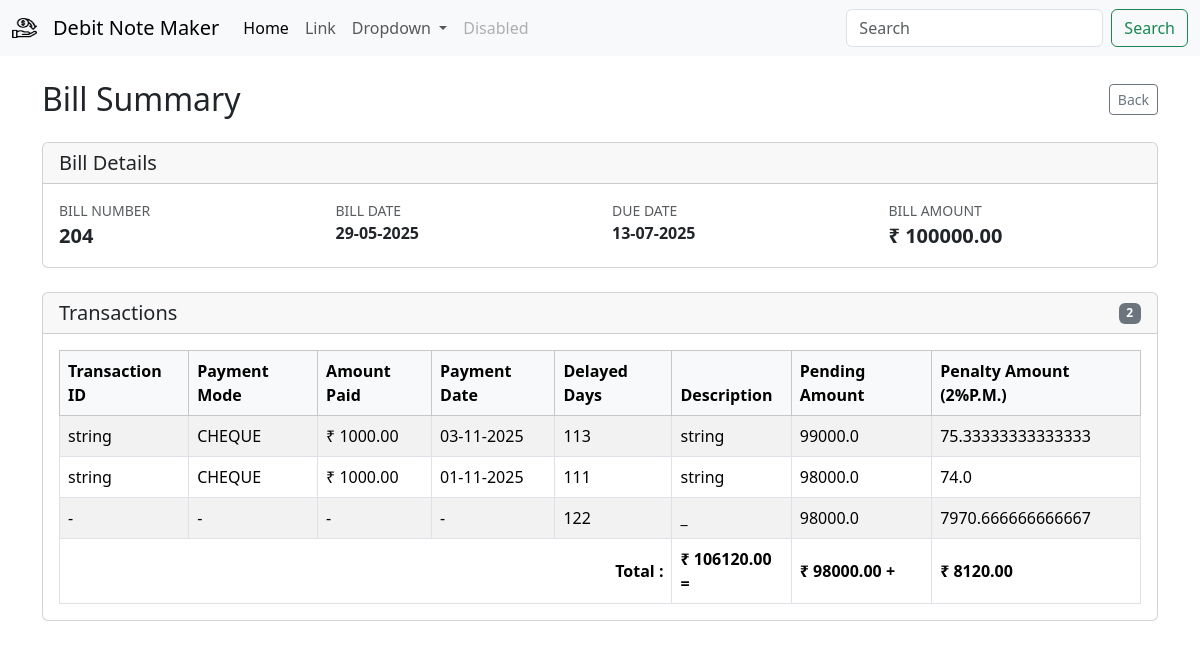
Page /party/bill/204 on the earlier database version.
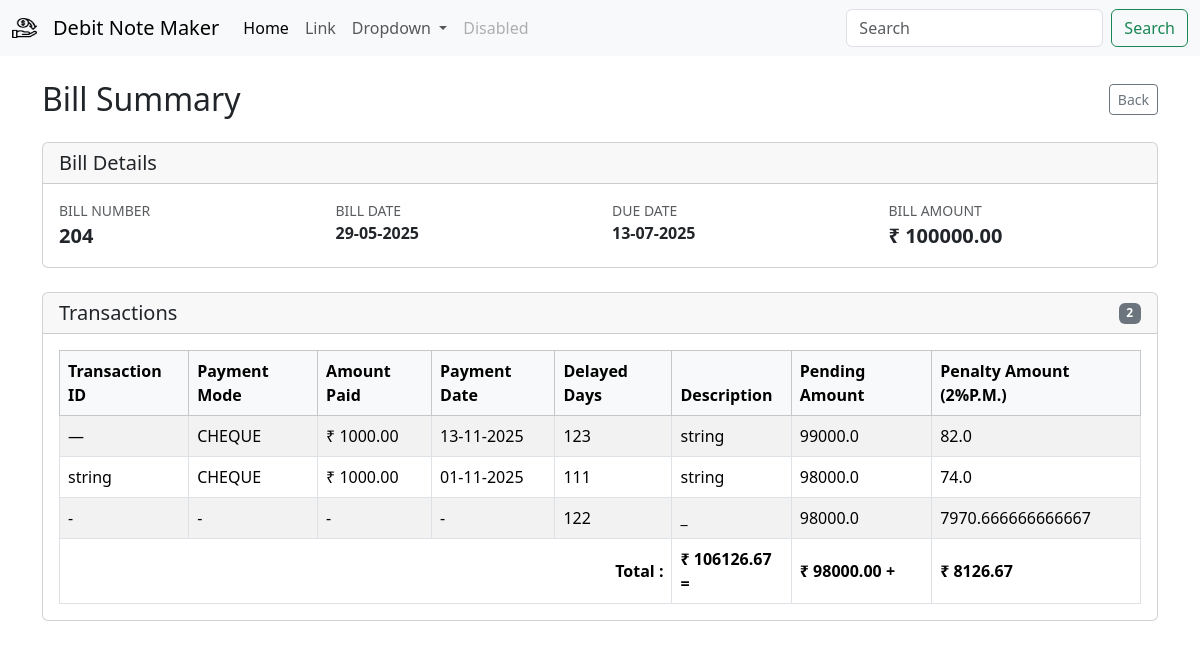
Same page on the later database version.
### db/models/bill.py (models this page shows, shortened)
class Bill(Base):
    id = Column(Integer, primary_key=True, index=True)
    bill_number = Column(Integer,unique=True,nullable=False)
    amount = Column(Float, nullable=False)
    bill_date = Column(DateTime, nullable=False)
    company_id = Column(Integer, ForeignKey("companies.id"))
    company = relationship("Company", back_populates="bills")
    transactions = relationship("Transaction", back_populates="bill", cascade="all, delete-orphan")

### db/models/company.py (models this page shows)
class Company(Base):
    __tablename__ = "companies"
    id = Column(Integer, primary_key=True, index=True)
    name = Column(String, unique=False, index=False, nullable=False)
    gst_number = Column(String, unique=True, index=True, nullable=False)
    email =  Column(String, nullable=True)
    phone_number = Column(String, nullable=True)
    payment_term_days = Column(Integer, nullable=False, default=30)
    address = Column(String, nullable=True)
    created_at = Column(DateTime, default=datetime.now)
    bills = relationship("Bill", back_populates="company", cascade="all, delete-orphan")

### db/models/transaction.py (models this page shows)
class Transaction(Base):
    __tablename__ = "transactions"
    id = Column(Integer, primary_key=True, index=True)
    bank_transaction_id = Column(String,nullable=True)
    payment_mode = Column(String, nullable=False)
    amount_paid = Column(Float, nullable=False)
    description = Column(Text, nullable=True)
    payment_date = Column(DateTime, default=datetime.now)
    bill_id = Column(Integer, ForeignKey("bill.id"))
    bill = relationship("Bill", back_populates="transactions")

### app/v1/bills.py (the view)
@router.get("/bill/{bill_number}")
def bill_list(request: Request,bill_number: int, db=Depends(get_db)):
    bill = bill_repo.get_bill_by_bill_number(bill_number=bill_number, db=db)
    return templates.TemplateResponse("bill/bill_summary.html", {"request": request, "bill": bill,"today":datetime.now()})

### template/bill/bill_summary.html (shortened to what this page needs)
{% extends "base.html" %}
{% block content %}
{% set transaction_list = [] %}
{% if transactions is defined %}
    {% set transaction_list = transactions %}
{% elif bill is defined and bill.transactions is defined %}
    {% set transaction_list = bill.transactions %}
{% endif %}
<div class="container py-4">
    <div class="d-flex justify-content-between align-items-center mb-4">
        <h2 class="mb-0">Bill Summary</h2>
        <a href="javascript:history.back()" class="btn btn-outline-secondary btn-sm">Back</a>
    </div>
    <div class="card mb-4">
        <div class="card-header">
            <h5 class="mb-0">Bill Details</h5>
        </div>
        <div class="card-body">
            {% if bill is defined %}
            <div class="row gy-3">
                <div class="col-md-3">
                    <small class="text-muted text-uppercase d-block">Bill Number</small>
                    <span class="fw-semibold fs-5">{{ bill.bill_number }}</span>
                </div>
                <div class="col-md-3">
                    <small class="text-muted text-uppercase d-block">Bill Date</small>
                    <span class="fw-semibold">{{ bill.bill_date | format_datetime('%d-%m-%Y') }}</span>
                </div>
                <div class="col-md-3">
                    <small class="text-muted text-uppercase d-block">Due Date</small>
                    <span class="fw-semibold">
                        {% if bill.due_date %}
                            {{ bill.due_date | format_datetime('%d-%m-%Y') }}
                        {% else %}
                            &mdash;
                        {% endif %}
                    </span>
                </div>
                <div class="col-md-3">
                    <small class="text-muted text-uppercase d-block">Bill Amount</small>
                    <span class="fw-semibold fs-5">&#8377; {{ "%.2f"|format(bill.amount) }}</span>
                </div>
            </div>
            {% else %}
            <p class="mb-0 text-muted">Bill information is not available.</p>
            {% endif %}
        </div>
    </div>
    <div class="card">
        <div class="card-header d-flex justify-content-between align-items-center">
            <h5 class="mb-0">Transactions</h5>
            <span class="badge text-bg-secondary">{{ transaction_list|length }}</span>
        </div>
        <div class="card-body">
            {% if transaction_list %}
            <div class="table-responsive">
                <table class="table table-bordered table-striped align-middle mb-0">
                    <thead class="table-light">
                        <tr>
                            <th scope="col">Transaction ID</th>
                            <th scope="col">Payment Mode</th>
                            <th scope="col">Amount Paid</th>
                            <th scope="col">Payment Date</th>
                            <th scope="col">Delayed Days</th>
                            <th scope="col">Description</th>
                            <th scope="col">Pending Amount</th>
                            <th scope="col">Penalty Amount (2%P.M.)</th>
                        </tr>
                    </thead>
                    <tbody>
                        {% set ns = namespace(pending_amount=bill.amount,penalty=0) %}
                        {% for transaction in transaction_list %}
                        {% set ns.pending_amount=ns.pending_amount-transaction.amount_paid %}
                        <tr>
                            <td>{{ transaction.bank_transaction_id or "—" }}</td>
                            <td>{{ transaction.payment_mode }}</td>
                            <td>&#8377; {{ "%.2f"|format(transaction.amount_paid) }}</td>
                            <td>
                                {% if transaction.payment_date %}
                                    {{ transaction.payment_date | format_datetime('%d-%m-%Y') }}
                                {% else %}
                                    &mdash;
                                {% endif %}
                            </td>
                            <td>{% set delayed_days=
                               ( transaction.payment_date - bill.due_date).days
                                %}
                            {%  if delayed_days > 0 %}
                            {{ delayed_days }}
                            {% else %}
                            {% set delayed_days=0%}
                            {{ 0 }}
                            {% endif %}
                            </td>
                            <td>{{ transaction.description or "—" }}</td>
                            <td> {{ ns.pending_amount }} </td>
                            <td>
                                {% set penalty=  transaction.amount_paid*0.02*delayed_days/30%}
                                {% set ns.penalty=ns.penalty+penalty %}
                                {{penalty}}
                            </td>
                        </tr>
                        {% endfor %}
                        {%if ns.pending_amount>0%}
                        <tr>
                            <td > - </td>
                            <td > - </td>
                            <td > - </td>
                            <td > - </td>
                            <td >
                                {% set pending_amt_delayed_days=(today-bill.due_date).days %}
                                {% if pending_amt_delayed_days > 0 %}
                                    {{ pending_amt_delayed_days }}
                                {% else %}
                                    {% set pending_amt_delayed_days = 0 %}
                                    0
                                {% endif %}
                                </td>
                            <td >_</td>
                            <td >{{ns.pending_amount}}</td>
                            <td >
                                {%set penalty=ns.pending_amount*0.02*pending_amt_delayed_days/30 %}
                                {% set ns.penalty=ns.penalty + penalty %}
                                {{penalty}}
                            </td>
                        </tr>
                        <tr>
                            <td colspan="5" class="text-end fw-bold">Total : </td>
                            <td colspan="1" class="fw-bold">&#8377; {{ "%.2f"|format(ns.pending_amount + ns.penalty ) }} = </td>
                            <td colspan="1" class="fw-bold">&#8377; {{ "%.2f"|format(ns.pending_amount ) }} + </td>
                            <td colspan="1" class="fw-bold">&#8377; {{ "%.2f"|format(ns.penalty ) }}</td>
                        </tr>
                        {%endif%}
                    </tbody>
                </table>
            </div>
            {% else %}
            <p class="mb-0 text-muted">No transactions recorded for this bill.</p>
            {% endif %}
        </div>
    </div>
</div>
{% endblock %}

### template/base.html (shortened to what this page needs)
<!doctype html>
<html lang="en">
  <head>
    <link href="https://cdn.jsdelivr.net/npm/bootstrap@5.3.8/dist/css/bootstrap.min.css" rel="stylesheet">
  </head>
  <body>
{% include "components/navbar.html"%}
{% block content %}
{% endblock %}
</body>
</html>

### template/components/navbar.html (shortened to what this page needs)
<nav class="navbar navbar-expand-lg bg-body-tertiary">
    <div class="container-fluid">
        <img src="{{ url_for('static', path='images/cashback.png') }}" alt="Logo" width="25" height="30" class="d-inline-block align-text-top navbar-brand"/>
      <a class="navbar-brand" href="#">Debit Note Maker</a>
      <div class="collapse navbar-collapse" id="navbarSupportedContent">
        <ul class="navbar-nav me-auto mb-2 mb-lg-0">
          <li class="nav-item">
            <a class="nav-link active" aria-current="page" href="#">Home</a>
          </li>
          <li class="nav-item">
            <a class="nav-link" href="#">Link</a>
          </li>
          <li class="nav-item dropdown">
            <a class="nav-link dropdown-toggle" href="#" role="button" data-bs-toggle="dropdown" aria-expanded="false">
              Dropdown
            </a>
          </li>
          <li class="nav-item">
            <a class="nav-link disabled" aria-disabled="true">Disabled</a>
          </li>
        </ul>
        <form class="d-flex" role="search">
          <input class="form-control me-2" type="search" placeholder="Search" aria-label="Search"/>
          <button class="btn btn-outline-success" type="submit">Search</button>
        </form>
      </div>
    </div>
  </nav>

Differences in the rows shown:
changed Transaction (number 1 of 2 on the later page): bank_transaction "string" → "—"; payment_date "03-11-2025" → "13-11-2025"; delayed_days "113" → "123"; penalty "75.33333333333333" → "82.0"
Other differences:
{{ "%.2f"|format(ns.pending_amount + ns.penalty ) }}: "106120.00" → "106126.67"
{{ "%.2f"|format(ns.penalty ) }}: "8120.00" → "8126.67"
